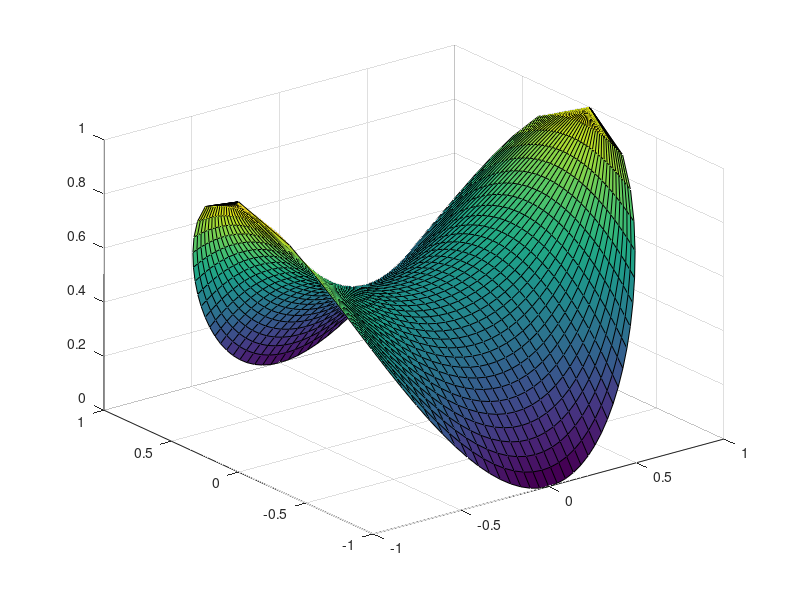

The MATLAB source for this figure:
clear

N_EPS = 20;

EPS = 1/N_EPS;

%x = -1 : (1/N_EPS) : 1;
%y = -1 : EPS : 1;
x = zeros(2 * N_EPS + 1, 2 * N_EPS + 1);
y = zeros(2 * N_EPS + 1, 2 * N_EPS + 1);
for i = 1 : (2 * N_EPS + 1)
    x(i, :) = (-1 + (i-1)/N_EPS) * ones(1, 2 * N_EPS + 1);
    tmp = sqrt(1 - (-1 + (i-1)/N_EPS)^2);
    for j = 1 : (2 * N_EPS + 1)
        y(i, j) = -tmp + (j - 1) * tmp / N_EPS;
    end
end

field = zeros(size(x, 1), size(x, 2));

for i = 1 : size(x, 1)
    for j = 1 : size(x, 2)
            field(i, j) = 0.5 * (1 + x(i, j)^2 - y(i, j)^2);
    end
end

surf(x, y, field);
